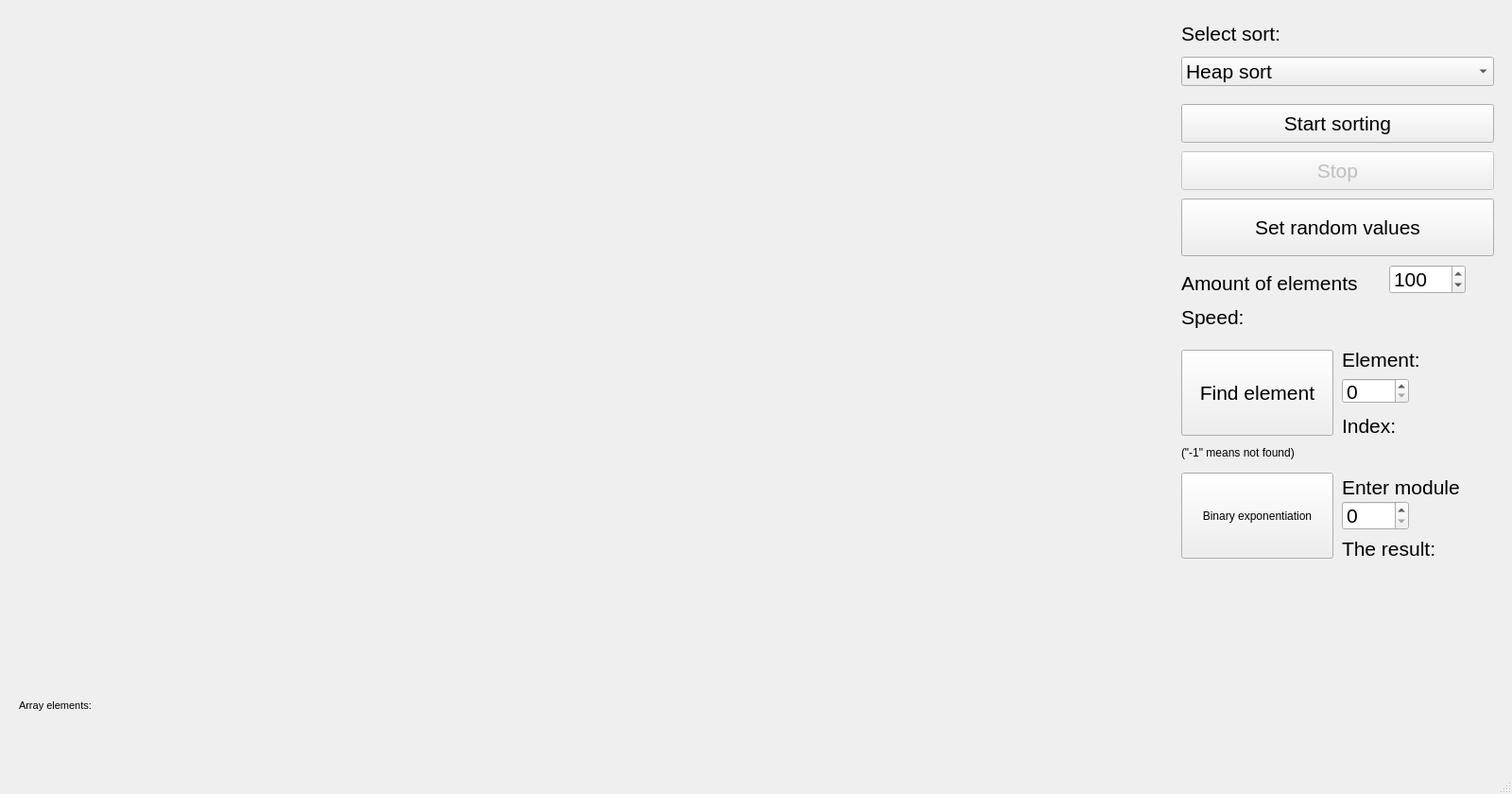
<?xml version="1.0" encoding="UTF-8"?>
<ui version="4.0">
 <class>MainWindow</class>
 <widget class="QMainWindow" name="MainWindow">
  <property name="geometry">
   <rect>
    <x>0</x>
    <y>0</y>
    <width>1600</width>
    <height>840</height>
   </rect>
  </property>
  <property name="windowTitle">
   <string>MainWindow</string>
  </property>
  <widget class="QWidget" name="centralwidget">
   <widget class="QWidget" name="widget" native="true">
    <property name="geometry">
     <rect>
      <x>20</x>
      <y>20</y>
      <width>1200</width>
      <height>700</height>
     </rect>
    </property>
   </widget>
   <widget class="QPushButton" name="pushButton">
    <property name="geometry">
     <rect>
      <x>1250</x>
      <y>110</y>
      <width>331</width>
      <height>41</height>
     </rect>
    </property>
    <property name="font">
     <font>
      <pointsize>16</pointsize>
     </font>
    </property>
    <property name="text">
     <string>Start sorting</string>
    </property>
   </widget>
   <widget class="QPushButton" name="pushButton_2">
    <property name="enabled">
     <bool>false</bool>
    </property>
    <property name="geometry">
     <rect>
      <x>1250</x>
      <y>160</y>
      <width>331</width>
      <height>41</height>
     </rect>
    </property>
    <property name="font">
     <font>
      <pointsize>16</pointsize>
     </font>
    </property>
    <property name="text">
     <string>Stop</string>
    </property>
   </widget>
   <widget class="QPushButton" name="pushButton_3">
    <property name="geometry">
     <rect>
      <x>1250</x>
      <y>210</y>
      <width>331</width>
      <height>61</height>
     </rect>
    </property>
    <property name="font">
     <font>
      <pointsize>16</pointsize>
     </font>
    </property>
    <property name="text">
     <string>Set random values</string>
    </property>
   </widget>
   <widget class="QLabel" name="label">
    <property name="geometry">
     <rect>
      <x>1250</x>
      <y>290</y>
      <width>251</width>
      <height>18</height>
     </rect>
    </property>
    <property name="font">
     <font>
      <pointsize>16</pointsize>
     </font>
    </property>
    <property name="text">
     <string>Amount of elements</string>
    </property>
   </widget>
   <widget class="QSpinBox" name="spinBox">
    <property name="geometry">
     <rect>
      <x>1470</x>
      <y>280</y>
      <width>81</width>
      <height>31</height>
     </rect>
    </property>
    <property name="font">
     <font>
      <pointsize>16</pointsize>
     </font>
    </property>
    <property name="maximum">
     <number>1000</number>
    </property>
    <property name="value">
     <number>100</number>
    </property>
   </widget>
   <widget class="QComboBox" name="comboBox">
    <property name="geometry">
     <rect>
      <x>1250</x>
      <y>60</y>
      <width>331</width>
      <height>31</height>
     </rect>
    </property>
    <property name="font">
     <font>
      <pointsize>16</pointsize>
     </font>
    </property>
    <item>
     <property name="text">
      <string>Heap sort</string>
     </property>
    </item>
    <item>
     <property name="text">
      <string>Quick sort</string>
     </property>
    </item>
    <item>
     <property name="text">
      <string>Merge sort</string>
     </property>
    </item>
    <item>
     <property name="text">
      <string>Interpolation sort</string>
     </property>
    </item>
   </widget>
   <widget class="QLabel" name="label_2">
    <property name="geometry">
     <rect>
      <x>1250</x>
      <y>20</y>
      <width>211</width>
      <height>31</height>
     </rect>
    </property>
    <property name="font">
     <font>
      <pointsize>16</pointsize>
     </font>
    </property>
    <property name="text">
     <string>Select sort:</string>
    </property>
   </widget>
   <widget class="QLabel" name="time">
    <property name="geometry">
     <rect>
      <x>1250</x>
      <y>310</y>
      <width>351</width>
      <height>51</height>
     </rect>
    </property>
    <property name="font">
     <font>
      <pointsize>16</pointsize>
     </font>
    </property>
    <property name="text">
     <string>Speed:</string>
    </property>
   </widget>
   <widget class="QLabel" name="arrayElements">
    <property name="geometry">
     <rect>
      <x>20</x>
      <y>740</y>
      <width>1551</width>
      <height>71</height>
     </rect>
    </property>
    <property name="font">
     <font>
      <pointsize>8</pointsize>
     </font>
    </property>
    <property name="text">
     <string>Array elements:</string>
    </property>
    <property name="alignment">
     <set>Qt::AlignLeading|Qt::AlignLeft|Qt::AlignTop</set>
    </property>
   </widget>
   <widget class="QLabel" name="label_4">
    <property name="geometry">
     <rect>
      <x>1420</x>
      <y>370</y>
      <width>91</width>
      <height>21</height>
     </rect>
    </property>
    <property name="font">
     <font>
      <pointsize>16</pointsize>
     </font>
    </property>
    <property name="text">
     <string>Element:</string>
    </property>
   </widget>
   <widget class="QSpinBox" name="spinBox_2">
    <property name="geometry">
     <rect>
      <x>1420</x>
      <y>400</y>
      <width>71</width>
      <height>27</height>
     </rect>
    </property>
    <property name="font">
     <font>
      <pointsize>16</pointsize>
     </font>
    </property>
    <property name="maximum">
     <number>1000</number>
    </property>
   </widget>
   <widget class="QLabel" name="index">
    <property name="geometry">
     <rect>
      <x>1420</x>
      <y>440</y>
      <width>291</width>
      <height>21</height>
     </rect>
    </property>
    <property name="font">
     <font>
      <pointsize>16</pointsize>
     </font>
    </property>
    <property name="text">
     <string>Index:</string>
    </property>
   </widget>
   <widget class="QPushButton" name="pushButton_4">
    <property name="geometry">
     <rect>
      <x>1250</x>
      <y>370</y>
      <width>161</width>
      <height>91</height>
     </rect>
    </property>
    <property name="font">
     <font>
      <pointsize>16</pointsize>
     </font>
    </property>
    <property name="text">
     <string>Find element</string>
    </property>
   </widget>
   <widget class="QLabel" name="label_5">
    <property name="geometry">
     <rect>
      <x>1250</x>
      <y>470</y>
      <width>321</width>
      <height>18</height>
     </rect>
    </property>
    <property name="text">
     <string>(&quot;-1&quot; means not found)</string>
    </property>
   </widget>
   <widget class="QPushButton" name="pushButton_5">
    <property name="geometry">
     <rect>
      <x>1250</x>
      <y>500</y>
      <width>161</width>
      <height>91</height>
     </rect>
    </property>
    <property name="text">
     <string>Binary exponentiation</string>
    </property>
   </widget>
   <widget class="QSpinBox" name="spinBox_3">
    <property name="geometry">
     <rect>
      <x>1420</x>
      <y>530</y>
      <width>71</width>
      <height>31</height>
     </rect>
    </property>
    <property name="font">
     <font>
      <pointsize>16</pointsize>
     </font>
    </property>
   </widget>
   <widget class="QLabel" name="label_6">
    <property name="geometry">
     <rect>
      <x>1420</x>
      <y>500</y>
      <width>191</width>
      <height>31</height>
     </rect>
    </property>
    <property name="font">
     <font>
      <pointsize>16</pointsize>
     </font>
    </property>
    <property name="text">
     <string>Enter module</string>
    </property>
   </widget>
   <widget class="QLabel" name="bpow">
    <property name="geometry">
     <rect>
      <x>1420</x>
      <y>560</y>
      <width>321</width>
      <height>41</height>
     </rect>
    </property>
    <property name="font">
     <font>
      <pointsize>16</pointsize>
     </font>
    </property>
    <property name="text">
     <string>The result:</string>
    </property>
   </widget>
  </widget>
  <widget class="QMenuBar" name="menubar">
   <property name="geometry">
    <rect>
     <x>0</x>
     <y>0</y>
     <width>1600</width>
     <height>23</height>
    </rect>
   </property>
  </widget>
  <widget class="QStatusBar" name="statusbar"/>
 </widget>
 <resources/>
 <connections/>
</ui>
